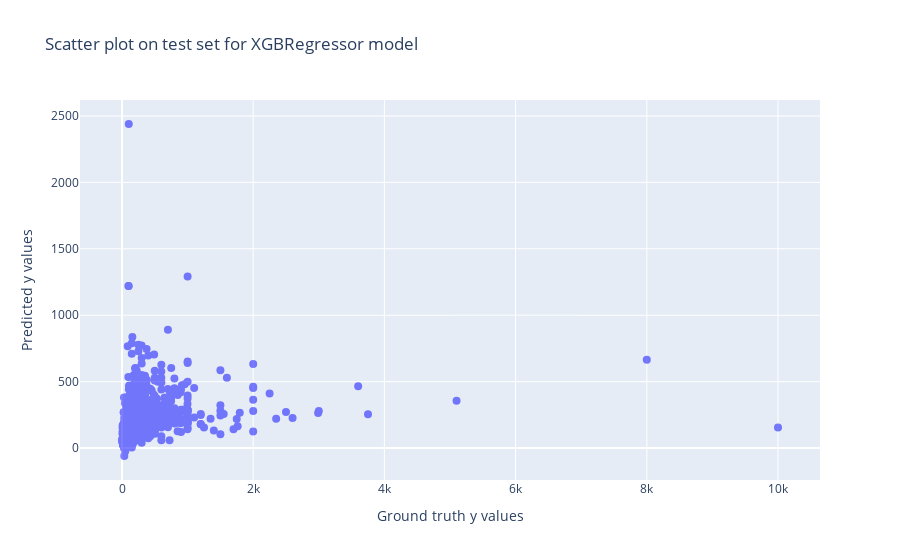

The notebook cell saved with this chart:
### Code cell
scatter_plot("XGBRegressor", y_test, y_pred_xgb)

### Figure 1 — Plotly figure (JSON) as saved in the notebook; plotly's stock layout.template omitted (floating-point values rounded to 4 significant figures; data arrays with more than 128 entries replaced by an {"elided": "..."} marker saying what was removed)
{"data": [{"marker": {"color": "blue", "size": 8}, "mode": "markers", "name": "Predicted vs Ground Truth", "opacity": 0.5, "type": "scatter", "x": {"elided": "9779 int values"}, "y": {"elided": "9779 float values"}}], "layout": {"title": {"text": "Scatter plot on test set for XGBRegressor model"}, "xaxis": {"title": {"text": "Ground truth y values"}}, "yaxis": {"title": {"text": "Predicted y values"}}}}
